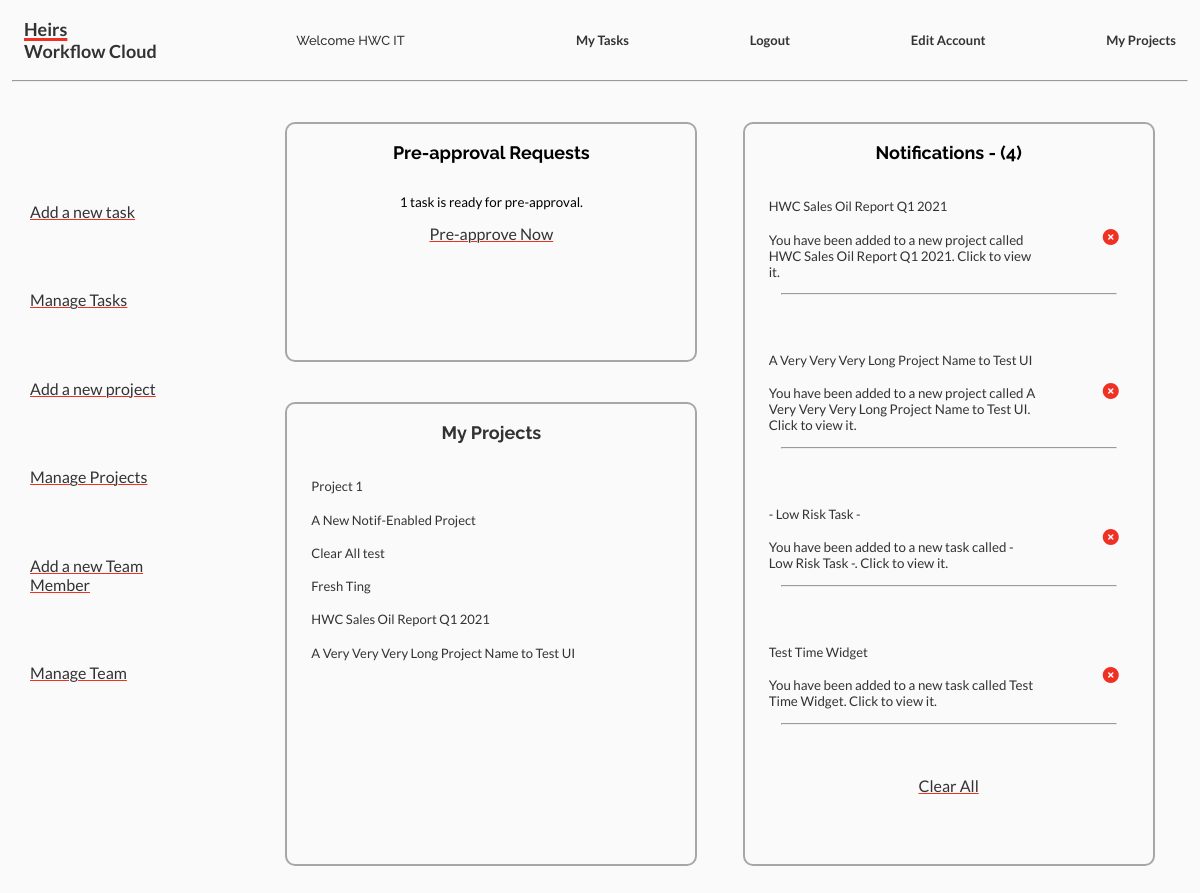
Page /user/home (signed in) on the committed database.
### tasktable/models.py (models this page shows, shortened)
class Project(models.Model):
    name = models.CharField(max_length=50, unique=True)
    members = models.ManyToManyField(User)
    founding_date = models.DateTimeField(default=timezone.now, blank=True)

class Notification(models.Model):
    title = models.CharField(max_length=50, unique=True)
    recipients = models.ManyToManyField(User)
    description = models.CharField(max_length=150)
    date_time_created = models.DateTimeField(
        default=timezone.now, blank=True)
    time_ago = models.CharField(max_length=20, null=True, blank=True)
    link_url = models.CharField(max_length=15, null=True, blank=True)

### tasktable/views.py (the view)
# urls.py: 2. Add a URL to urlpatterns:  path('', views.home, name='home')
def home(request):
    now = datetime.datetime.now(timezone.utc)
    if request.user.is_authenticated:
        ready_tasks = Task.objects.filter(
            state='Ready for Approval', approved=False)
        pre_ready_tasks = Task.objects.filter(
            state='Ready for Approval', approved=False, pre_approved=False)
        user_id = request.user.id
        current_user = User.objects.get(id=user_id)
        if current_user.groups.filter(name='Managers').exists():
            account_type = 'Manager'
        elif current_user.groups.filter(name='Admins').exists():
            account_type = 'Admin'
        else:
            account_type = 'Staff'
        if len(ready_tasks) == 1:
            task_tasks = 'task is'
        else:
            task_tasks = 'tasks are'
        if len(pre_ready_tasks) == 1:
            pre_task_tasks = 'task is'
        else:
            pre_task_tasks = 'tasks are'
        notifications = Notification.objects.all()
        my_notifications = []
        projects = Project.objects.all()
        my_projects = []
        tasks = Task.objects.all()
        my_tasks = []
        for project in projects:
            if current_user in project.members.all():
                my_projects.append(project)
        for task in tasks:
            if current_user in task.assignees.all():
                my_tasks.append(task)
        for notification in notifications:
            notification.time_ago = timeago.format(
                notification.date_time_created, now=now, locale='en_short')
            if current_user in notification.recipients.all():
                my_notifications.append(notification)
        template = loader.get_template('tasks/home.html')
        context = {
            'account_type': account_type,
            'user': current_user,
            'ready_tasks': str(len(ready_tasks)) + ' ' + str(task_tasks),
            'pre_ready_tasks': str(len(pre_ready_tasks)) + ' ' + str(pre_task_tasks),
            'my_notifications': my_notifications,
            'my_projects': my_projects,
            'my_tasks': my_tasks,
            'notification_count': len(my_notifications)
        }
        return HttpResponse(template.render(context, request))
    else:
        raise PermissionDenied

### tasktable/templates/tasks/home.html (shortened to what this page needs)
{% extends 'tasks/base.html' %}
{% block content %}
{% if account_type == 'Staff' or 'Manager' or 'Admin' %}
{% if account_type == 'Admin' %}
<div id='dashboard'>
    <a class='link-button' href="/newtask/#form">Add a new task</a>
    <a class='link-button' href="/tasks/manage">Manage Tasks</a>
    <a class='link-button' href="/newproject">Add a new project</a>
    <a class='link-button' href="/myprojects">Manage Projects</a>
    <a class='link-button' href="/admin/auth/user/add/">Add a new Team Member</a>
    <a class='link-button' href="/admin/auth/user/">Manage Team</a>
</div>
<div id='manager-view'>
    <div class='approval'>
        <h3>Pre-approval Requests</h3>
        <p> {{ pre_ready_tasks }} ready for pre-approval. </p>
        <a class='link-button' href="/see-pre-approve-requests/">Pre-approve Now</a>
    </div class='approval'>
    <div class="myprojects">
        <a href="/myprojects">
            <h3>My Projects</h3>
        </a>
        <div class="scroll-box">
            {% for project in my_projects %}
            <div class='project'>
                <h4>
                    <a href="/projects/{{ project.id }}/">{{ project.name }}</a>
                </h4>
            </div>
            {% endfor %}
        </div>
    </div>
    <div class='notifications'>
        <h3>Notifications - ({{ notification_count }})</h3>
        <div class='scroll-box'>
            {% for notification in my_notifications %}
            <div class="notification">
                <a href='{{ notification.link_url }}'>
                    <div class="text-content">
                        <h4>
                            {{ notification.title }}
                        </h4>
                        <p>
                            {{ notification.description }}
                        </p>
                    </div>
                </a>
                <div class="dismiss-button">
                    <a href="/dismiss/{{ notification.id }}"><i class="fas fa-times-circle"></i></a>
                </div>
            </div>
            <hr>
            {% endfor %}
        </div>
        {% if my_notifications %}
        <a class='margin-bottom link-button' href='/dismiss-all'>Clear All</a>
        {% endif %}
    </div>
</div>
{% endif %}
{% else %}
<p>Please log in<a href="/">here.</a></p>
{% endif %}
{% endblock %}

### tasktable/templates/tasks/base.html (shortened to what this page needs)
<!DOCTYPE html>
<html lang="en">
<head>
    {% load static %}
    <link rel='stylesheet' href="{% static 'style.css' %}">
    <link rel="stylesheet" href="{% static 'date-picker/jquery-ui.css' %}">
</head>
<body>
    <div class="navbar">
        <div id="logo">
            <a href="/user/home">
                <h1> <span id='highlight'>Heirs</span> <br> Workflow Cloud</h1>
            </a>
        </div>
        <h3 id='welcome'>Welcome {{ request.user.first_name }}</h3>
        <div class='nav-links'>
            <ul>
                <li class="link"><a href="/tasks">My Tasks</a></li>
                <li class="link"><a href="/user/logout">Logout</a></li>
                <li class="link"><a href="/admin/password_change/">Edit Account</a></li>
                <li class="link"><a href="/myprojects">My Projects</a></li>
            </ul>
        </div>
    </div>
    <hr>
    {% block content %}
    {% endblock%}
    {% load static %}
</body>
</html>

### tasktable/static/style.css (style rules this page uses)
* { outline: none; }
.navbar { display: flex; color:rgba(0, 0, 0, 0.8); align-items: center; height: 10vh; justify-content: space-between; }
.nav-links { display: flex; justify-content: space-between; margin-right: 2vw; }
#logo { font-size: xx-small; font-family: 'Raleway', sans-serif; font-weight: 800; margin-left: 2vw; }
#welcome { font-size: small; font-family: 'Raleway', sans-serif; font-weight: 500; }
div.nav-links>ul { display: flex; font-family: 'Raleway', sans-serif; font-weight: 600; font-size: small; color:rgba(0, 0, 0, 0.8); align-items: center; justify-content: space-between; width: 50vw; }
.nav-links ul li { list-style: none; justify-self: space-around; }
a { color: rgba(0, 0, 0, 0.8); text-decoration: none; outline: none; font-family: 'Lato', sans-serif; transition: 250ms ease-in-out; }
body { margin: 0; padding: 0; background-color: rgb(250, 250, 250); overflow-x: hidden; overflow-y: auto; font-family: 'Lato', sans-serif; }
hr { margin: 0 1vw 5vh 1vw; color: #000000AA; border-radius: 1px; background: #00000000; }
p { font-size: smaller; }
ul { list-style: none; margin: 0; padding-left: 4ch; }
#dashboard { float: left; display: flex; flex-direction: column; justify-content: space-between; width: 12vw; height: 60vh; padding: 0 0 20vh 0; margin: 10vh 2.5vw; }
.link-button { font-family: 'Lato', sans-serif; text-decoration: underline #EE3123; text-decoration-thickness: 0.5px; transition: 250ms ease-in-out; }
#manager-view { box-sizing: border-box; float: right; display: grid; grid-template-columns: auto auto; grid-template-rows: 30vh 60vh; justify-content: space-evenly; gap: 0vw 0; width: 80vw; margin-bottom: 5vw; }
.approval, .notifications { display: flex; flex-direction: column; align-items: center; font-family: 'Lato', sans-serif; padding: 0 2vw; }
.myprojects { display: flex; flex-direction: column; align-items: center; font-family: 'Lato', sans-serif; margin-top: 5vh; }
h3, h2 { font-family: 'Raleway', sans-serif !important; font-size: large; margin: initial 10px; overflow: hidden; text-overflow: ellipsis; white-space: nowrap; }
h4, h6 { font-size: small; font-weight: 400; font-family: 'Lato', sans-serif; }
div#manager-view>div { background-color: #ffffff00; border-radius: 10px; border: 2px solid #00000055; transition: 250ms ease-in-out; }
.notifications { grid-column: 2; grid-row: 1/5; }
.scroll-box { height: 75%; overflow-y: scroll; overflow-x: visible; margin-bottom: 5vh; min-width: 30vw; text-align: start; }
.margin-bottom { margin-bottom: 5vh; }
.approval { margin: 0; grid-column: 1; grid-row: 1; }
.myprojects { grid-column: 1; grid-row: 2/5; padding: 0 2vw; }
.notification { width: 30vw; display: flex; flex-direction: row; justify-content: space-between; align-items: center; }
.text-content { float: left; width: 80%; }
.dismiss-button { float: right; margin-right: 10px; }
i { color: #EE3123; }
#highlight { text-decoration: underline #EE3123 0.15em; }

### rows in the picture
Project: name "Project 1"
Project: name "A New Notif-Enabled Project"
Project: name "Clear All test"
Project: name "Fresh Ting"
Project: name "HWC Sales Oil Report Q1 2021"
Project: name "A Very Very Very Long Project Name to Test UI"
Notification: title "HWC Sales Oil Report Q1 2021", description "You have been added to a new project called HWC Sales Oil Report Q1 2021. Click to view it."
Notification: title "A Very Very Very Long Project Name to Test UI", description "You have been added to a new project called A Very Very Very Long Project Name to Test UI. Click to view it."
Notification: title "- Low Risk Task -", description "You have been added to a new task called - Low Risk Task -. Click to view it."
Notification: title "Test Time Widget", description "You have been added to a new task called Test Time Widget. Click to view it."

### other values in the picture
{{ request.user.first_name }} "HWC IT"
{{ pre_ready_tasks }} "1 task is"
{{ notification_count }} "4"
